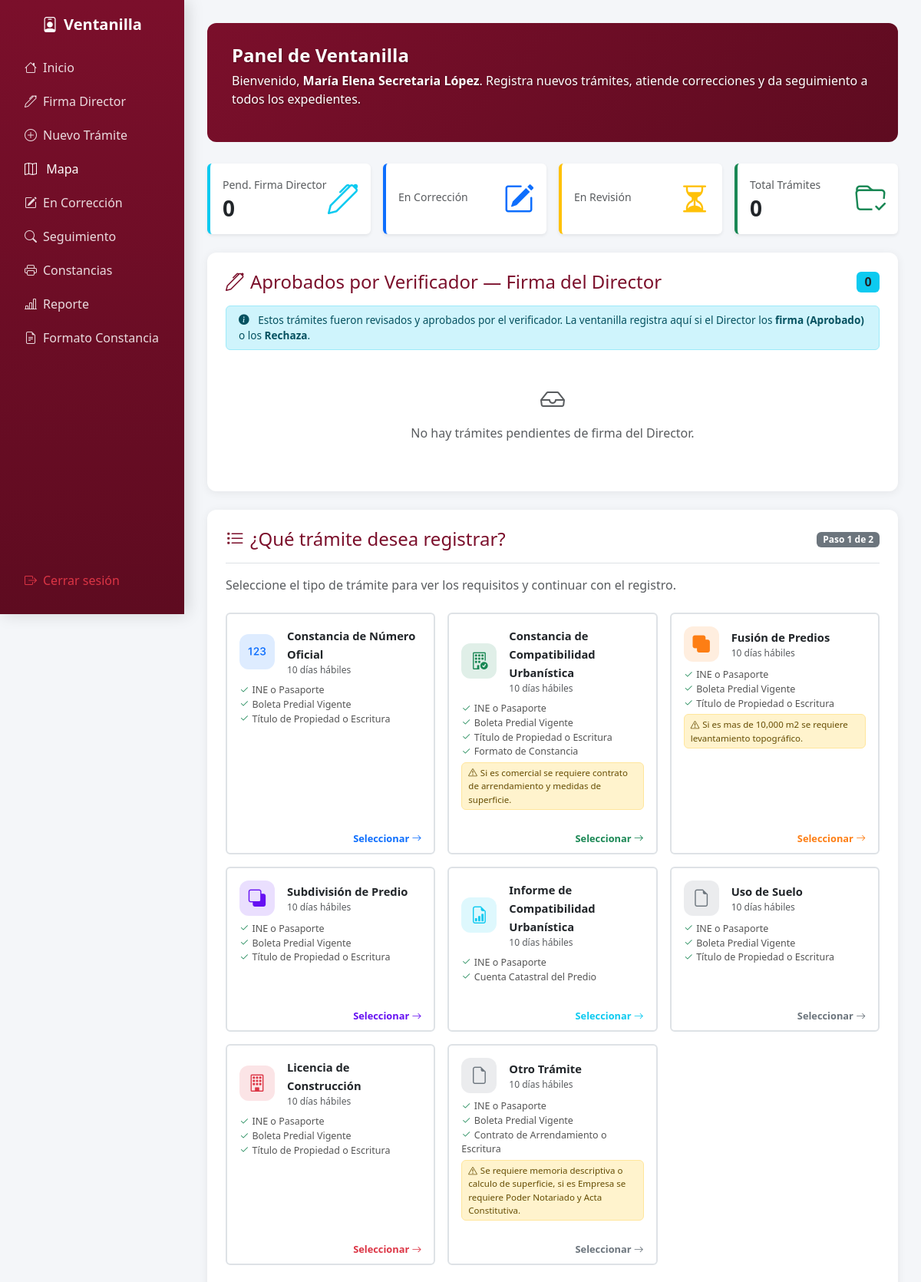
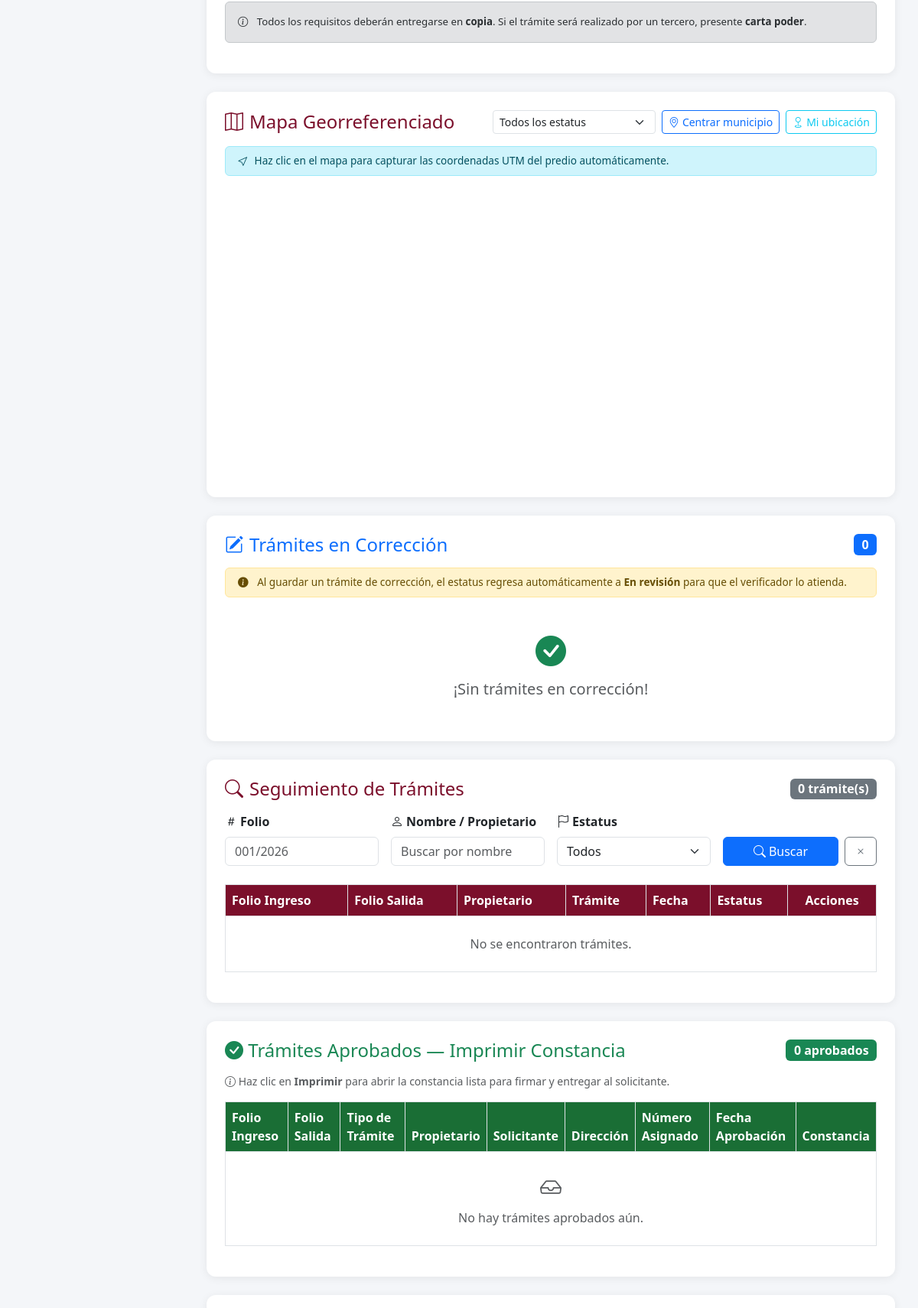
Page /DashVentanilla.php (signed in, upper part) on the committed database (2 pictures, top to bottom).
### tables this page shows
CREATE TABLE `tipos_tramite` (
  `id` int(11) NOT NULL,
  `codigo` varchar(20) NOT NULL,
  `nombre` varchar(150) NOT NULL,
  `descripcion` text DEFAULT NULL,
  `plantilla_pdf` varchar(100) DEFAULT NULL,
  `activo` tinyint(1) DEFAULT 1,
  `created_at` timestamp NOT NULL DEFAULT current_timestamp()
);

### DashVentanilla.php (the view, shortened to what the rows shown need)
<?php
require_once "php/db.php";
?>
<!DOCTYPE html>
<html lang="es">
<head>
<link href="https://cdn.jsdelivr.net/npm/bootstrap@5.3.2/dist/css/bootstrap.min.css" rel="stylesheet">
<link href="https://cdn.jsdelivr.net/npm/bootstrap-icons@1.11.1/font/bootstrap-icons.css" rel="stylesheet">
<link rel="stylesheet" href="https://cdn.datatables.net/1.13.6/css/dataTables.bootstrap5.min.css">
<link rel="stylesheet" href="https://unpkg.com/leaflet@1.9.4/dist/leaflet.css"/>
</head>
<body>
<div class="content">
<section class="hero" id="inicio">
  <h1>Panel de Ventanilla</h1>
</section>
<section id="tramite" class="tramite-box mb-4">
  <div id="paso1-seleccion">
    <div class="row g-3 mb-4">
      <?php
      $tipos_q = $conn->prepare("SELECT id, codigo, nombre, descripcion FROM tipos_tramite WHERE activo=1 ORDER BY ID");
      $tipos_q->execute();
      $tipos_r = $tipos_q->get_result();
      $iconos = [
        'NUM_OFICIAL'  => ['icon'=>'bi-123',                  'color'=>'#0d6efd'],
        'CMCU'         => ['icon'=>'bi-building-check',       'color'=>'#198754'],
        'FUSION'       => ['icon'=>'bi-union',                'color'=>'#fd7e14'],
        'SUBDIVISION'  => ['icon'=>'bi-subtract',             'color'=>'#6610f2'],
        'INFORME_CU'   => ['icon'=>'bi-file-earmark-bar-graph','color'=>'#0dcaf0'],
        'TER_OBRA'    => ['icon'=>'bi-check-circle-fill',    'color'=>'#6f42c1'],
        'LIC_CONST' => ['icon'=>'bi-building',             'color'=>'#dc3545'],
        'ANUNCIOS'      => ['icon'=>'bi-megaphone',            'color'=>'#ffc107'],
      ];
      $requisitosInfo = [
        1 => ['docs'=>['INE o Pasaporte','Boleta Predial Vigente','Título de Propiedad o Escritura'],'nota'=>''],
        2 => ['docs'=>['INE o Pasaporte','Boleta Predial Vigente','Título de Propiedad o Escritura','Formato de Constancia'],'nota'=>'Si es comercial se requiere contrato de arrendamiento y medidas de superficie.'],
        3 => ['docs'=>['INE o Pasaporte','Boleta Predial Vigente','Título de Propiedad o Escritura'],'nota'=>'Si es mas de 10,000 m2 se requiere levantamiento topográfico.'],
        4 => ['docs'=>['INE o Pasaporte','Boleta Predial Vigente','Título de Propiedad o Escritura'],'nota'=>''],
        5 => ['docs'=>['INE o Pasaporte','Cuenta Catastral del Predio'],'nota'=>''],
        6 => ['docs'=>['INE o Pasaporte','Boleta Predial Vigente','Título de Propiedad o Escritura'],'nota'=>''],
        7 => ['docs'=>['INE o Pasaporte','Boleta Predial Vigente','Título de Propiedad o Escritura'],'nota'=>''],
        8 => ['docs'=>['INE o Pasaporte','Boleta Predial Vigente','Contrato de Arrendamiento o Escritura'],'nota'=>'Se requiere memoria descriptiva o calculo de superficie, si es Empresa se requiere Poder Notariado y Acta Constitutiva.'],
      ];
      $tiposList = [];
      while($tp=$tipos_r->fetch_assoc()) $tiposList[]=$tp;
      foreach($tiposList as $tp):
        $ic   = isset($iconos[$tp['codigo']])     ? $iconos[$tp['codigo']]     : array('icon'=>'bi-file-earmark','color'=>'#6c757d');
        $reqs = isset($requisitosInfo[$tp['id']]) ? $requisitosInfo[$tp['id']] : array('docs'=>array(),'nota'=>'');
      ?>
      <div class="col-md-6 col-lg-4">
        <div class="card h-100 border-2 tramite-selector-card"
             style="cursor:pointer;transition:all .25s;border-color:#dee2e6;"
             onclick="seleccionarTramite(<?= $tp['id'] ?>,'<?= htmlspecialchars(addslashes($tp['nombre'])) ?>')">
          <div class="card-body p-3">
            <div class="d-flex align-items-center gap-3 mb-2">
              <div style="width:46px;height:46px;border-radius:12px;background:<?= $ic['color'] ?>22;display:flex;align-items:center;justify-content:center;flex-shrink:0;">
                <i class="bi <?= $ic['icon'] ?>" style="font-size:1.4rem;color:<?= $ic['color'] ?>;"></i>
              </div>
              <div>
                <strong style="font-size:.92rem;"><?= htmlspecialchars($tp['nombre']) ?></strong>
                <div class="text-muted" style="font-size:.75rem;">10 días hábiles</div>
              </div>
            </div>
            <?php if(!empty($reqs['docs'])): ?>
            <ul class="list-unstyled mb-1" style="font-size:.78rem;color:#555;">
              <?php foreach($reqs['docs'] as $d): ?>
              <li><i class="bi bi-check2 text-success me-1"></i><?= $d ?></li>
              <?php endforeach; ?>
            </ul>
            <?php endif; ?>
            <?php if(!empty($reqs['nota'])): ?>
            <div class="alert alert-warning py-1 px-2 mb-0 mt-1" style="font-size:.72rem;">
              <i class="bi bi-exclamation-triangle me-1"></i><?= $reqs['nota'] ?>
            </div>
            <?php endif; ?>
          </div>
          <div class="card-footer bg-transparent border-top-0 text-end py-2 px-3">
            <span style="font-size:.8rem;color:<?= $ic['color'] ?>;font-weight:600;">
              Seleccionar <i class="bi bi-arrow-right"></i>
            </span>
          </div>
        </div>
      </div>
      <?php endforeach; ?>
    </div>
  </div>
</section>
<section id="seguimiento" class="tramite-box mb-4">
  <div class="table-responsive">
    <table id="tablaSeguimiento" class="table table-bordered table-hover align-middle">
      <thead style="background:var(--vino);color:white;">
        <tr>
          <th style="background:var(--vino);color:#fff;">Folio Ingreso</th>
          <th style="background:var(--vino);color:#fff;">Folio Salida</th>
          <th style="background:var(--vino);color:#fff;">Propietario</th>
          <th style="background:var(--vino);color:#fff;">Trámite</th>
          <th style="background:var(--vino);color:#fff;">Fecha</th>
          <th style="background:var(--vino);color:#fff;">Estatus</th>
          <th style="background:var(--vino);color:#fff;text-align:center;">Acciones</th>
        </tr>
      </thead>
    </table>
  </div>
</section>
<section id="tramites-aprobados" class="tramite-box mb-4">
    <div class="table-responsive">
        <table id="tablaAprobadosSec" class="table table-bordered table-hover">
            <thead style="background: #1a6e35 !important; color: white !important;">
                <tr>
                    <th style="background:#1a6e35;color:#fff;">Folio Ingreso</th>
                    <th style="background:#1a6e35;color:#fff;">Folio Salida</th>
                    <th style="background:#1a6e35;color:#fff;">Tipo de Trámite</th>
                    <th style="background:#1a6e35;color:#fff;">Propietario</th>
                    <th style="background:#1a6e35;color:#fff;">Solicitante</th>
                    <th style="background:#1a6e35;color:#fff;">Dirección</th>
                    <th style="background:#1a6e35;color:#fff;">Número Asignado</th>
                    <th style="background:#1a6e35;color:#fff;">Fecha Aprobación</th>
                    <th style="background:#1a6e35;color:#fff; text-align:center;">Constancia</th>
                </tr>
            </thead>
        </table>
    </div>
</section>
</div>
    <link rel="stylesheet" href="https://unpkg.com/leaflet.markercluster@1.5.3/dist/MarkerCluster.css" />
    <link rel="stylesheet" href="https://unpkg.com/leaflet.markercluster@1.5.3/dist/MarkerCluster.Default.css" />

### rows in the picture
tipos_tramite: nombre "Constancia de Número Oficial", id "INE o Pasaporte", id "Boleta Predial Vigente", id "Título de Propiedad o Escritura"
tipos_tramite: nombre "Constancia de Compatibilidad Urbanística", id "INE o Pasaporte", id "Boleta Predial Vigente", id "Título de Propiedad o Escritura", id "Formato de Constancia", id "Si es comercial se requiere contrato de arrendamiento y medidas de superficie."
tipos_tramite: nombre "Fusión de Predios", id "INE o Pasaporte", id "Boleta Predial Vigente", id "Título de Propiedad o Escritura", id "Si es mas de 10,000 m2 se requiere levantamiento topográfico."
tipos_tramite: nombre "Subdivisión de Predio", id "INE o Pasaporte", id "Boleta Predial Vigente", id "Título de Propiedad o Escritura"
tipos_tramite: nombre "Informe de Compatibilidad Urbanística", id "INE o Pasaporte", id "Cuenta Catastral del Predio"
tipos_tramite: nombre "Uso de Suelo", id "INE o Pasaporte", id "Boleta Predial Vigente", id "Título de Propiedad o Escritura"
tipos_tramite: nombre "Licencia de Construcción", id "INE o Pasaporte", id "Boleta Predial Vigente", id "Título de Propiedad o Escritura"
tipos_tramite: nombre "Otro Trámite", id "INE o Pasaporte", id "Boleta Predial Vigente", id "Contrato de Arrendamiento o Escritura", id "Se requiere memoria descriptiva o calculo de superficie, si es Empresa se requiere Poder Notariado y Acta Constitutiva."

### other values in the picture
isset($_SESSION['usuario']) ? $_SESSION['usuario'] : '' "María Elena Secretaria López"
$total_aprobados_v "0"
$total_todos "0"
$aprobados_ver_res->num_rows "0"
$correccion_res->num_rows "0"
$seg_res->num_rows "0"
$tramites_firmados_res->num_rows "0"
